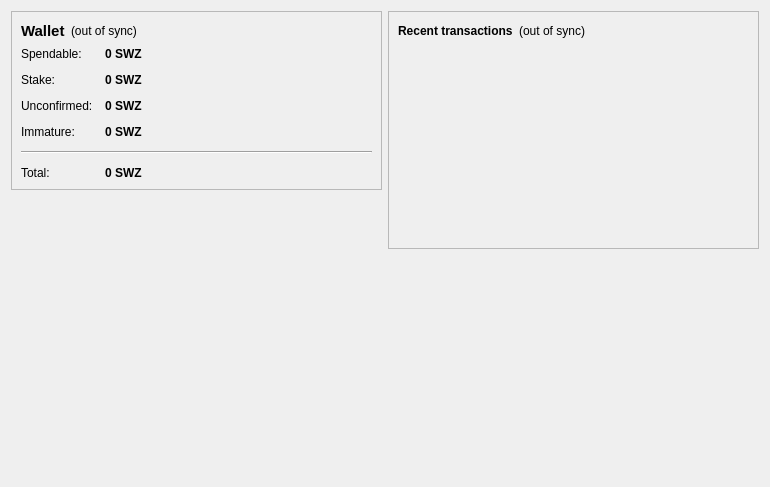
<?xml version="1.0" encoding="UTF-8"?>
<ui version="4.0">
 <class>OverviewPage</class>
 <widget class="QWidget" name="OverviewPage">
  <property name="geometry">
   <rect>
    <x>0</x>
    <y>0</y>
    <width>770</width>
    <height>487</height>
   </rect>
  </property>
  <property name="windowTitle">
   <string>Form</string>
  </property>
  <layout class="QHBoxLayout" name="horizontalLayout" stretch="1,1">
   <item>
    <layout class="QVBoxLayout" name="verticalLayout_2">
     <item>
      <widget class="QFrame" name="frame">
       <property name="frameShape">
        <enum>QFrame::StyledPanel</enum>
       </property>
       <property name="frameShadow">
        <enum>QFrame::Raised</enum>
       </property>
       <layout class="QVBoxLayout" name="verticalLayout_4">
        <item>
         <layout class="QHBoxLayout" name="horizontalLayout_4">
          <item>
           <widget class="QLabel" name="label_5">
            <property name="font">
             <font>
              <pointsize>11</pointsize>
              <weight>75</weight>
              <bold>true</bold>
             </font>
            </property>
            <property name="text">
             <string>Wallet</string>
            </property>
           </widget>
          </item>
          <item>
           <widget class="QLabel" name="labelWalletStatus">
            <property name="toolTip">
             <string>The displayed information may be out of date. Your wallet automatically synchronizes with the switchez network after a connection is established, but this process has not completed yet.</string>
            </property>
            <property name="styleSheet">
             <string notr="true"/>
            </property>
            <property name="text">
             <string notr="true">(out of sync)</string>
            </property>
            <property name="alignment">
             <set>Qt::AlignLeading|Qt::AlignLeft|Qt::AlignVCenter</set>
            </property>
           </widget>
          </item>
          <item>
           <spacer name="horizontalSpacer_2">
            <property name="orientation">
             <enum>Qt::Horizontal</enum>
            </property>
            <property name="sizeHint" stdset="0">
             <size>
              <width>40</width>
              <height>20</height>
             </size>
            </property>
           </spacer>
          </item>
         </layout>
        </item>
        <item>
         <layout class="QFormLayout" name="formLayout_2">
          <property name="fieldGrowthPolicy">
           <enum>QFormLayout::AllNonFixedFieldsGrow</enum>
          </property>
          <property name="horizontalSpacing">
           <number>12</number>
          </property>
          <property name="verticalSpacing">
           <number>12</number>
          </property>
          <item row="0" column="0">
           <widget class="QLabel" name="label">
            <property name="text">
             <string>Spendable:</string>
            </property>
           </widget>
          </item>
          <item row="0" column="1">
           <widget class="QLabel" name="labelBalance">
            <property name="font">
             <font>
              <weight>75</weight>
              <bold>true</bold>
             </font>
            </property>
            <property name="cursor">
             <cursorShape>IBeamCursor</cursorShape>
            </property>
            <property name="toolTip">
             <string>Your current spendable balance</string>
            </property>
            <property name="text">
             <string notr="true">0 SWZ</string>
            </property>
            <property name="textInteractionFlags">
             <set>Qt::LinksAccessibleByMouse|Qt::TextSelectableByKeyboard|Qt::TextSelectableByMouse</set>
            </property>
           </widget>
          </item>
          <item row="1" column="0">
           <widget class="QLabel" name="label_6">
            <property name="text">
             <string>Stake:</string>
            </property>
           </widget>
          </item>
          <item row="1" column="1">
           <widget class="QLabel" name="labelStake">
            <property name="font">
             <font>
              <weight>75</weight>
              <bold>true</bold>
             </font>
            </property>
            <property name="cursor">
             <cursorShape>IBeamCursor</cursorShape>
            </property>
            <property name="toolTip">
             <string>Total of coins that was staked, and do not yet count toward the current balance</string>
            </property>
            <property name="text">
             <string notr="true">0 SWZ</string>
            </property>
            <property name="textInteractionFlags">
             <set>Qt::LinksAccessibleByMouse|Qt::TextSelectableByKeyboard|Qt::TextSelectableByMouse</set>
            </property>
           </widget>
          </item>
          <item row="2" column="0">
           <widget class="QLabel" name="label_3">
            <property name="text">
             <string>Unconfirmed:</string>
            </property>
           </widget>
          </item>
          <item row="2" column="1">
           <widget class="QLabel" name="labelUnconfirmed">
            <property name="font">
             <font>
              <weight>75</weight>
              <bold>true</bold>
             </font>
            </property>
            <property name="cursor">
             <cursorShape>IBeamCursor</cursorShape>
            </property>
            <property name="toolTip">
             <string>Total of transactions that have yet to be confirmed, and do not yet count toward the current balance</string>
            </property>
            <property name="text">
             <string notr="true">0 SWZ</string>
            </property>
            <property name="textInteractionFlags">
             <set>Qt::LinksAccessibleByMouse|Qt::TextSelectableByKeyboard|Qt::TextSelectableByMouse</set>
            </property>
           </widget>
          </item>
          <item row="3" column="0">
           <widget class="QLabel" name="labelImmatureText">
            <property name="text">
             <string>Immature:</string>
            </property>
           </widget>
          </item>
          <item row="3" column="1">
           <widget class="QLabel" name="labelImmature">
            <property name="font">
             <font>
              <weight>75</weight>
              <bold>true</bold>
             </font>
            </property>
            <property name="toolTip">
             <string>Mined balance that has not yet matured</string>
            </property>
            <property name="text">
             <string notr="true">0 SWZ</string>
            </property>
            <property name="textInteractionFlags">
             <set>Qt::LinksAccessibleByMouse|Qt::TextSelectableByKeyboard|Qt::TextSelectableByMouse</set>
            </property>
           </widget>
          </item>
          <item row="4" column="0" colspan="2">
           <widget class="Line" name="line">
            <property name="orientation">
             <enum>Qt::Horizontal</enum>
            </property>
           </widget>
          </item>
          <item row="5" column="0">
           <widget class="QLabel" name="labelTotalText">
            <property name="text">
             <string>Total:</string>
            </property>
           </widget>
          </item>
          <item row="5" column="1">
           <widget class="QLabel" name="labelTotal">
            <property name="font">
             <font>
              <weight>75</weight>
              <bold>true</bold>
             </font>
            </property>
            <property name="cursor">
             <cursorShape>IBeamCursor</cursorShape>
            </property>
            <property name="toolTip">
             <string>Your current total balance</string>
            </property>
            <property name="text">
             <string notr="true">0 SWZ</string>
            </property>
            <property name="textInteractionFlags">
             <set>Qt::LinksAccessibleByMouse|Qt::TextSelectableByKeyboard|Qt::TextSelectableByMouse</set>
            </property>
           </widget>
          </item>
         </layout>
        </item>
       </layout>
      </widget>
     </item>
     <item>
      <spacer name="verticalSpacer">
       <property name="orientation">
        <enum>Qt::Vertical</enum>
       </property>
       <property name="sizeHint" stdset="0">
        <size>
         <width>20</width>
         <height>40</height>
        </size>
       </property>
      </spacer>
     </item>
     <item>
      <widget class="QLabel" name="label_2">
       <property name="autoFillBackground">
        <bool>true</bool>
       </property>
       <property name="text">
        <string/>
       </property>
       <property name="pixmap">
        <pixmap resource="../bitcoin.qrc">:/icons/mastbg</pixmap>
       </property>
       <property name="scaledContents">
        <bool>false</bool>
       </property>
       <property name="margin">
        <number>0</number>
       </property>
      </widget>
     </item>
    </layout>
   </item>
   <item>
    <layout class="QVBoxLayout" name="verticalLayout_3">
     <item>
      <widget class="QFrame" name="frame_2">
       <property name="frameShape">
        <enum>QFrame::StyledPanel</enum>
       </property>
       <property name="frameShadow">
        <enum>QFrame::Raised</enum>
       </property>
       <layout class="QVBoxLayout" name="verticalLayout">
        <item>
         <layout class="QHBoxLayout" name="horizontalLayout_2">
          <item>
           <widget class="QLabel" name="label_4">
            <property name="text">
             <string>&lt;b&gt;Recent transactions&lt;/b&gt;</string>
            </property>
           </widget>
          </item>
          <item>
           <widget class="QLabel" name="labelTransactionsStatus">
            <property name="toolTip">
             <string>The displayed information may be out of date. Your wallet automatically synchronizes with the switchez network after a connection is established, but this process has not completed yet.</string>
            </property>
            <property name="styleSheet">
             <string notr="true"/>
            </property>
            <property name="text">
             <string notr="true">(out of sync)</string>
            </property>
            <property name="alignment">
             <set>Qt::AlignRight|Qt::AlignTrailing|Qt::AlignVCenter</set>
            </property>
           </widget>
          </item>
          <item>
           <spacer name="horizontalSpacer">
            <property name="orientation">
             <enum>Qt::Horizontal</enum>
            </property>
            <property name="sizeHint" stdset="0">
             <size>
              <width>40</width>
              <height>20</height>
             </size>
            </property>
           </spacer>
          </item>
         </layout>
        </item>
        <item>
         <widget class="QListView" name="listTransactions">
          <property name="styleSheet">
           <string notr="true">QListView { background: transparent; }</string>
          </property>
          <property name="frameShape">
           <enum>QFrame::NoFrame</enum>
          </property>
          <property name="verticalScrollBarPolicy">
           <enum>Qt::ScrollBarAlwaysOff</enum>
          </property>
          <property name="horizontalScrollBarPolicy">
           <enum>Qt::ScrollBarAlwaysOff</enum>
          </property>
          <property name="selectionMode">
           <enum>QAbstractItemView::NoSelection</enum>
          </property>
         </widget>
        </item>
       </layout>
      </widget>
     </item>
     <item>
      <spacer name="verticalSpacer_2">
       <property name="orientation">
        <enum>Qt::Vertical</enum>
       </property>
       <property name="sizeHint" stdset="0">
        <size>
         <width>20</width>
         <height>40</height>
        </size>
       </property>
      </spacer>
     </item>
    </layout>
   </item>
  </layout>
 </widget>
 <resources>
  <include location="../bitcoin.qrc"/>
 </resources>
 <connections/>
</ui>
